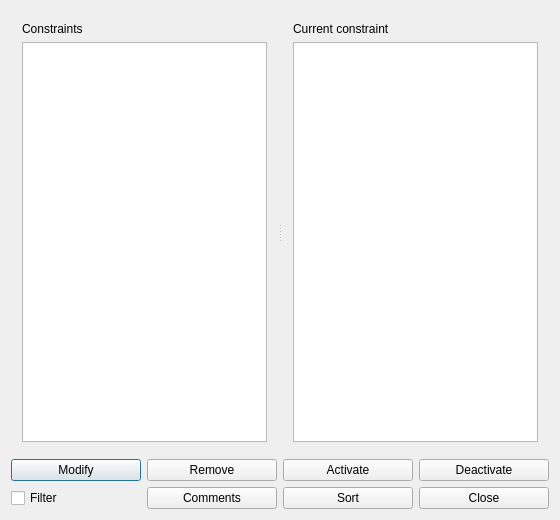
<?xml version="1.0" encoding="UTF-8"?>
<ui version="4.0">
 <class>AllSpaceConstraintsForm_template</class>
 <widget class="QDialog" name="AllSpaceConstraintsForm_template">
  <property name="geometry">
   <rect>
    <x>0</x>
    <y>0</y>
    <width>560</width>
    <height>520</height>
   </rect>
  </property>
  <property name="windowTitle">
   <string extracomment="This is the title of the dialog to see the list of all constraints of this type">All space constraints</string>
  </property>
  <layout class="QGridLayout" name="gridLayout">
   <item row="0" column="0">
    <widget class="QSplitter" name="splitter">
     <property name="sizePolicy">
      <sizepolicy hsizetype="Expanding" vsizetype="Expanding">
       <horstretch>0</horstretch>
       <verstretch>0</verstretch>
      </sizepolicy>
     </property>
     <property name="orientation">
      <enum>Qt::Horizontal</enum>
     </property>
     <widget class="QWidget" name="layoutWidget">
      <layout class="QVBoxLayout" name="verticalLayout_2">
       <item>
        <widget class="QLabel" name="constraintsTextLabel">
         <property name="text">
          <string>Constraints</string>
         </property>
         <property name="wordWrap">
          <bool>false</bool>
         </property>
        </widget>
       </item>
       <item>
        <widget class="QListWidget" name="constraintsListWidget"/>
       </item>
      </layout>
     </widget>
     <widget class="QWidget" name="layoutWidget2">
      <layout class="QVBoxLayout" name="verticalLayout">
       <item>
        <widget class="QLabel" name="currentConstraintTextLabel">
         <property name="text">
          <string>Current constraint</string>
         </property>
         <property name="wordWrap">
          <bool>false</bool>
         </property>
        </widget>
       </item>
       <item>
        <widget class="QPlainTextEdit" name="currentConstraintTextEdit"/>
       </item>
      </layout>
     </widget>
    </widget>
   </item>
   <item row="1" column="0">
    <layout class="QHBoxLayout" name="horizontalLayout_2">
     <item>
      <widget class="QPushButton" name="modifyConstraintPushButton">
       <property name="text">
        <string>Modify</string>
       </property>
      </widget>
     </item>
     <item>
      <widget class="QPushButton" name="removeConstraintPushButton">
       <property name="text">
        <string>Remove</string>
       </property>
      </widget>
     </item>
     <item>
      <widget class="QPushButton" name="activatePushButton">
       <property name="text">
        <string comment="Refers to activating a space constraint">Activate</string>
       </property>
      </widget>
     </item>
     <item>
      <widget class="QPushButton" name="deactivatePushButton">
       <property name="text">
        <string comment="Refers to deactivating a space constraint">Deactivate</string>
       </property>
      </widget>
     </item>
    </layout>
   </item>
   <item row="2" column="0">
    <layout class="QHBoxLayout" name="horizontalLayout">
     <item>
      <widget class="QCheckBox" name="filterCheckBox">
       <property name="text">
        <string>Filter</string>
       </property>
      </widget>
     </item>
     <item>
      <widget class="QPushButton" name="commentsPushButton">
       <property name="text">
        <string>Comments</string>
       </property>
      </widget>
     </item>
     <item>
      <widget class="QPushButton" name="sortByCommentsPushButton">
       <property name="text">
        <string>Sort</string>
       </property>
      </widget>
     </item>
     <item>
      <widget class="QPushButton" name="closePushButton">
       <property name="text">
        <string>Close</string>
       </property>
      </widget>
     </item>
    </layout>
   </item>
  </layout>
 </widget>
 <layoutdefault spacing="6" margin="11"/>
 <resources/>
 <connections/>
</ui>
